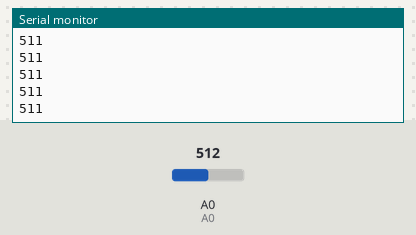
Bench run of a sketch on a simulated Arduino Uno, built with avr-gcc and run on an emulated ATmega328P. On the bench: the last lines printed to the serial monitor. The test bench sets the inputs (shaded band); at power-on: A0 = 512.

Above: at 1.2 s.
1.3 s: A0 set to 716
At 2.3 s:
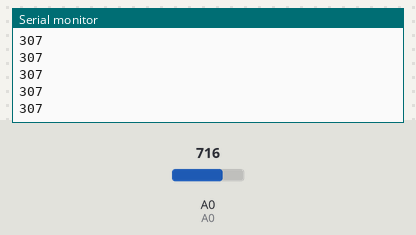
2.8 s: A0 set to 900
At 3.5 s:
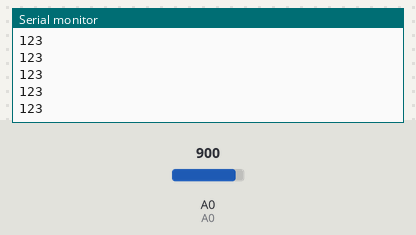
Timing chart, 0 to 5.8 s (numbered marks = the images above; inputs shaded):
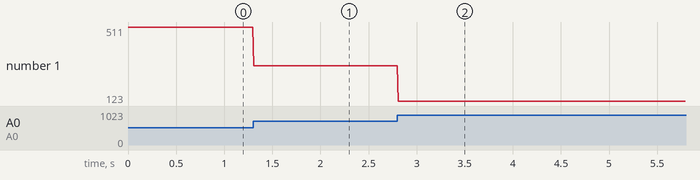

The sketch:

Hygrometer.ino
```cpp
#define A0  A0

void setup() {

pinMode(A0, INPUT);
Serial.begin(9600);

}

void loop() {
  Serial.println(1023-analogRead(A0));
  delay(10);

}
```

Measured:
- after the input at 1.3 s, the serial monitor: prints a new line at once (image 1)
- after the input at 2.8 s, the serial monitor: prints a new line at once (image 2)
- plotted number 1: 511 → 307 after the input at 1.3 s, 307 → 123 after the input at 2.8 s
